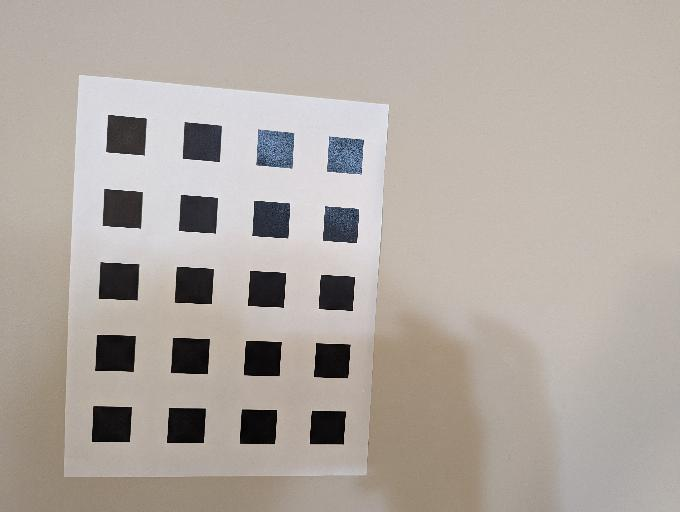
#> input picture camera_calibration/HW8-Files/Dataset2/000 (10).jpg, 680 x 512 px, given as the content of the folder C:/Users/yhosc/Desktop/ECE661/HW8/HW8-Files/Dataset1, which was not available
$ python camera_calibration.py
#> lines starting #> are read from the running program, lines starting #| are printed output that depends on the picture; after the words box and inside, x2 and y2 are one past the last pixel; in counts of white or black regions, pixels touching at a corner belong together; pictures that were not available may be replaced by others from this repository, and a replacement may not be noted
#> in calibration, image is the input picture: shape (512, 680, 3); mean B, G, R 161.8, 168.3, 176.4
#!/usr/bin/env python
# coding: utf-8

# In[10]:


import numpy as np
import matplotlib.pyplot as plt
import cv2
import math
import os
from os import listdir
from scipy.spatial import distance
from scipy import optimize
import statistics

from pathlib import Path


# In[11]:


def find_intersection(line1, line2):
    r1, theta1 = line1[0], line1[1]
    r2, theta2 = line2[0], line2[1]

    A = [[np.cos(theta1), np.sin(theta1)],
        [np.cos(theta2), np.sin(theta2)]]
    b = [r1, r2]
    x, y = np.linalg.solve(A, b)
    x, y = int(np.round(x)), int(np.round(y))
    return x, y

def draw_houghlines(image, lines):
    # Code modified from https://www.geeksforgeeks.org/line-detection-python-opencv-houghline-method/
    for line in lines:
        r, theta = line[0], line[1]
        # Stores the value of cos(theta) in a
        a = np.cos(theta)

        # Stores the value of sin(theta) in b
        b = np.sin(theta)

        # x0 stores the value rcos(theta)
        x0 = a*r

        # y0 stores the value rsin(theta)
        y0 = b*r

        # x1 stores the rounded off value of (rcos(theta)-1000sin(theta))
        x1 = int(x0 + 1000*(-b))

        # y1 stores the rounded off value of (rsin(theta)+1000cos(theta))
        y1 = int(y0 + 1000*(a))

        # x2 stores the rounded off value of (rcos(theta)+1000sin(theta))
        x2 = int(x0 - 1000*(-b))

        # y2 stores the rounded off value of (rsin(theta)-1000cos(theta))
        y2 = int(y0 - 1000*(a))

        # cv2.line draws a line in img from the point(x1,y1) to (x2,y2).
        # (0,0,255) denotes the colour of the line to be
        # drawn. In this case, it is red.
        cv2.line(image, (x1, y1), (x2, y2), (0, 255, 0), 2)
    return image

def draw_corners(image, corners, color):
    for i, corner in enumerate(corners):
        image = cv2.circle(image, corner, radius=1, color=(0, 255, 0), thickness=-1)
        image = cv2.putText(image, str(i), corner, cv2.FONT_HERSHEY_SIMPLEX, 0.5, color, 1, cv2.LINE_AA)
    return image

def corner_detection(image):
    gray = cv2.cvtColor(image, cv2.COLOR_BGR2GRAY)
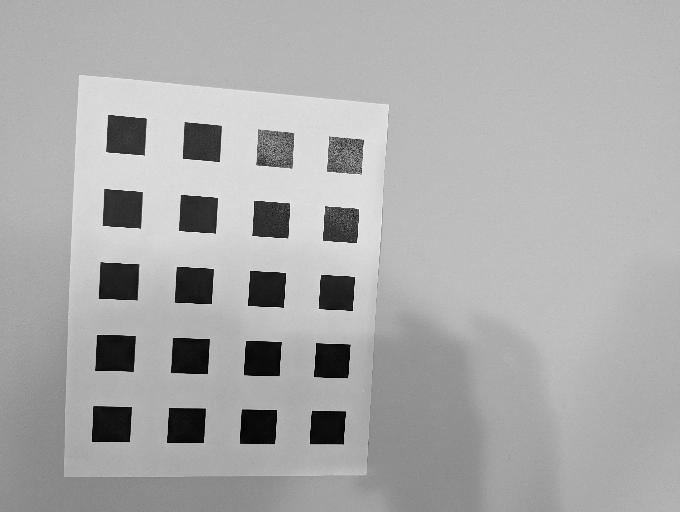
#> gray: shape (512, 680); min 0, max 254, mean 170.1
#     gray = cv2.GaussianBlur(gray, (3, 3), 1)
    edges = cv2.Canny(gray, 255*1.5, 255)
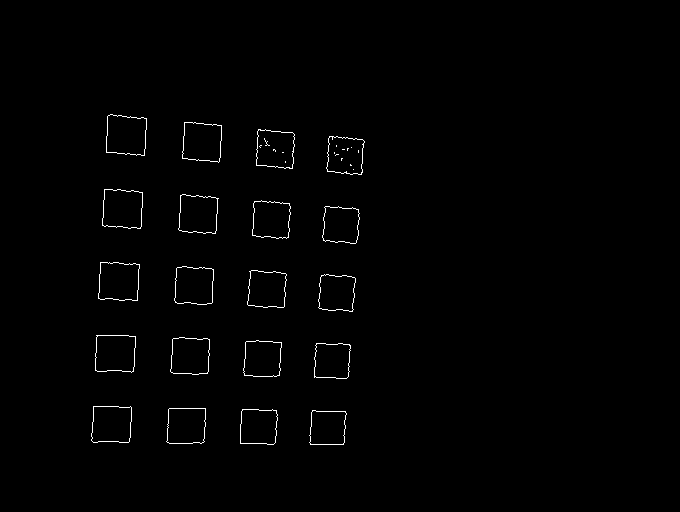
#> edges: shape (512, 680); 0.83% white in thin lines or dots, all inside (x1, y1, x2, y2) = (91, 114, 365, 445)
#     cv2.imwrite("output1/edge1.jpg", edges)

    lines = cv2.HoughLines(edges, 1, np.pi/180, 50)
#> lines = 27 rows, first 8: [152, 0.0524], [114, 0.0524], [190, 0.0524], [227, 0.0524], [405, 1.59], [142, 1.66], [366, 1.61], [373, 0.0698]
    lines = np.squeeze(lines)
#> lines = 27 pairs, first value 101 to 443, second value 0.0349 to 1.68

    tmp_img = image.copy()
    lines_img = draw_houghlines(tmp_img, lines)
#> the loop in draw_houghlines, `for line in lines:` made 27 passes
#> (r, theta, a, b, x0, y0, x1, y1) on passes 1 to 12: (152, 0.0524, 0.999, 0.0523, 151.8, 7.96, 99, 1006), (114, 0.0524, 0.999, 0.0523, 113.8, 5.97, 61, 1004), (190, 0.0524, 0.999, 0.0523, 189.7, 9.94, 137, 1008), (227, 0.0524, 0.999, 0.0523, 226.7, 11.88, 174, 1010), (405, 1.59, -0.0175, 1, -7.07, 404.9, -1006, 387), (142, 1.66, -0.0872, 0.996, -12.38, 141.5, -1008, 54), (366, 1.61, -0.0349, 0.999, -12.77, 365.8, -1012, 330), (373, 0.0698, 0.998, 0.0698, 372.1, 26.02, 302, 1023), (217, 1.64, -0.0698, 0.998, -15.14, 216.5, -1012, 146), (339, 0.0698, 0.998, 0.0698, 338.2, 23.65, 268, 1021), (304, 0.0698, 0.998, 0.0698, 303.3, 21.21, 233, 1018), (292, 1.62, -0.0523, 0.999, -15.28, 291.6, -1013, 239)
#> after the loop in draw_houghlines, `for line in lines:`:
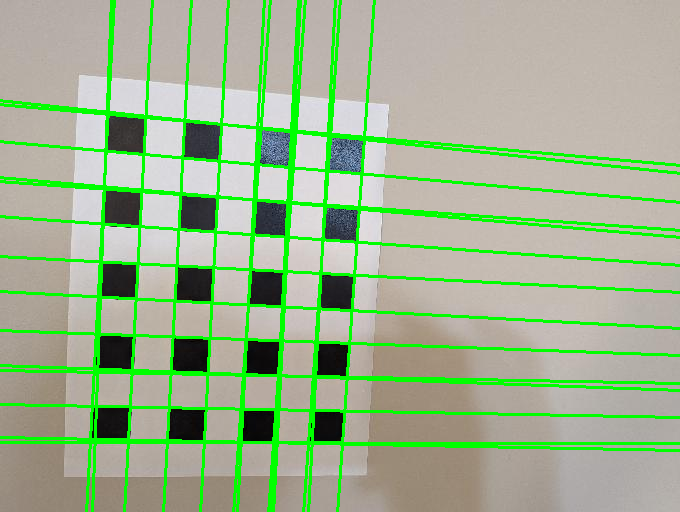
#> image: shape (512, 680, 3); mean B, G, R 142.5, 179.6, 155.6
#     cv2.imwrite("output1/line1.jpg", lines_img)

    h_lines = [line for line in lines if line[1] > np.pi/4 and line[1] < 3*np.pi/4]
#> h_lines = [[405, 1.59], [142, 1.66], [366, 1.61], [217, 1.64], [292, 1.62], [257, 1.62], [331, 1.61], [101, 1.68], [177, 1.66], [371, 1.59], [105, 1.66], [443, 1.57], [438, 1.59], [182, 1.64]]
    v_lines = [line for line in lines if line[1] <= np.pi/4 or line[1] >= 3*np.pi/4]
#> v_lines = [[152, 0.0524], [114, 0.0524], [190, 0.0524], [227, 0.0524], [373, 0.0698], [339, 0.0698], [304, 0.0698], [264, 0.0524], [335, 0.0524], [269, 0.0698], [298, 0.0524], [300, 0.0524], [111, 0.0349]]

    h_lines = sorted(h_lines, key=lambda x: x[0])
#> h_lines = [[101, 1.68], [105, 1.66], [142, 1.66], [177, 1.66], [182, 1.64], [217, 1.64], [257, 1.62], [292, 1.62], [331, 1.61], [366, 1.61], [371, 1.59], [405, 1.59], [438, 1.59], [443, 1.57]]
    v_lines = sorted(v_lines, key=lambda x: np.abs(x[0]))
#> v_lines = [[111, 0.0349], [114, 0.0524], [152, 0.0524], [190, 0.0524], [227, 0.0524], [264, 0.0524], [269, 0.0698], [298, 0.0524], [300, 0.0524], [304, 0.0698], [335, 0.0524], [339, 0.0698], [373, 0.0698]]

    corners = []
    for h_line in h_lines:
        for v_line in v_lines:
            x, y = find_intersection(h_line, v_line)
            corners.append([x, y])
#> this loop made 14 passes

    filter_corners = corners.copy()
    for corner in corners:
        if sum(np.squeeze(distance.cdist([corner], filter_corners) < 20)) > 1:
            filter_corners.remove(corner)
#> this loop made 182 passes
#> corner on passes 1 to 3: [107, 113], [108, 113], [146, 117]

    tmp_img = image.copy()
    corners_img = draw_corners(tmp_img, filter_corners, (255,255,0))
#> the loop in draw_corners, `for i, corner in enumerate(corners):` made 80 passes
#> corner on passes 1 to 12: [108, 115], [146, 118], [184, 121], [221, 125], [261, 128], [296, 131], [330, 134], [364, 137], [106, 152], [144, 155], [182, 158], [219, 162]
#> after the loop in draw_corners, `for i, corner in enumerate(corners):`:
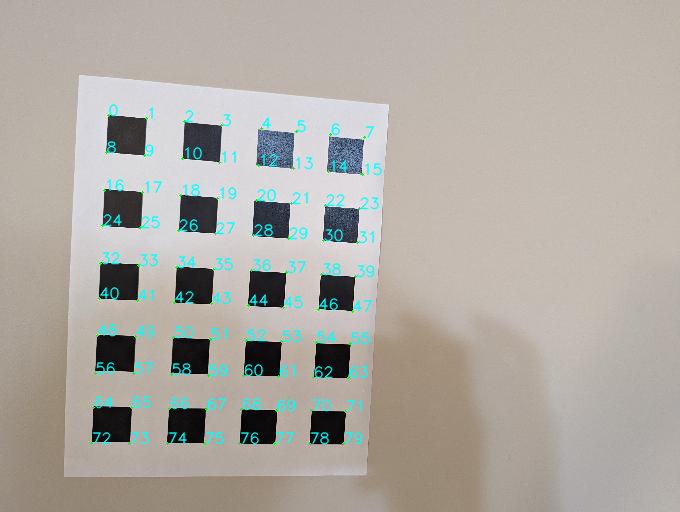
#> image: shape (512, 680, 3); mean B, G, R 163.1, 169.9, 174.1
#     cv2.imwrite("output1/corners1.jpg", corners_img)

    return filter_corners, edges, lines_img, corners_img

def make_grid(num_row, num_col, scale_x, scale_y):
    x = np.linspace(0, num_col-1, num_col) * scale_x
    y = np.linspace(0, num_row-1, num_row) * scale_y
    xv, yv = np.meshgrid(x, y)
    xv = xv.reshape((-1, 1))
    yv = yv.reshape((-1, 1))
    grid = np.concatenate((xv, yv), axis=1)
    return grid


def calculate_homography(X, Xp):
    n = len(X)
    A = np.zeros((n*2, 8))
    B = np.zeros((n*2, 1))
    for i in range(n):
        A[2*i][0] = X[i][0]
        A[2*i][1] = X[i][1]
        A[2*i][2] = 1
        A[2*i][6] = -X[i][0]*Xp[i][0]
        A[2*i][7] = -X[i][1]*Xp[i][0]
        A[2*i+1][3] = X[i][0]
        A[2*i+1][4] = X[i][1]
        A[2*i+1][5] = 1
        A[2*i+1][6] = -X[i][0]*Xp[i][1]
        A[2*i+1][7] = -X[i][1]*Xp[i][1]
        B[2*i] = Xp[i][0]
        B[2*i+1] = Xp[i][1]
    H = np.linalg.inv(A.transpose().dot(A)).dot(A.transpose()).dot(B)
    H = np.append(H, 1)
    H = H.reshape(3, 3)
    return H

def find_omega(Hs):
    V = []
    for H in Hs:
        h11, h12, h13 = H[0,0], H[1,0], H[2,0]
        h21, h22, h23 = H[0,1], H[1,1], H[2,1]
        v1 = [h11*h21, h11*h22+h12*h21, h12*h22,               h13*h21+h11*h23, h13*h22+h12*h23, h13*h23]
        v2 = [h11**2-h21**2, 2*h11*h12-2*h21*h22, h12**2-h22**2,               2*h11*h13-2*h21*h23, 2*h12*h13-2*h22*h23, h13**2-h23**2]
        V.append(v1)
        V.append(v2)
#> this loop made 1 pass
    V = np.asarray(V)
    VT_V = np.transpose(V).dot(V)

    _, _, v = np.linalg.svd(VT_V)
    b = v[-1]
    omega = np.array([[b[0], b[1], b[3]], [b[1], b[2], b[4]], [b[3], b[4], b[5]]])

    return omega

def find_k(omega):
    w11, w12, w13 = omega[0, 0], omega[0, 1], omega[0, 2]
    w21, w22, w23 = omega[1, 0], omega[1, 1], omega[1, 2]
    w31, w32, w33 = omega[2, 0], omega[2, 1], omega[2, 2]

    x0 = (w12*w13-w11*w23) / (w11*w22-w12**2)
    l = w33 - (w13**2+x0*(w12*w13-w11*w23)) / w11
#> (the run stopped early here; a loop or call above may not have finished)

$ run again, on camera_calibration/HW8-Files/Dataset2/000 (12).jpg
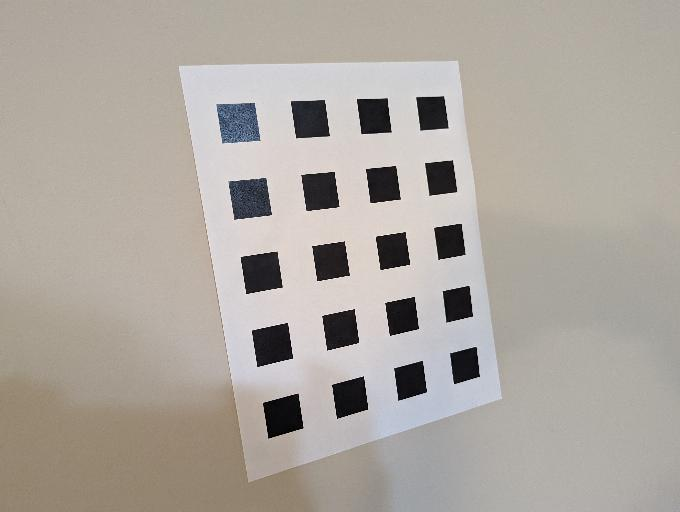
#> input picture camera_calibration/HW8-Files/Dataset2/000 (12).jpg, 680 x 512 px, given as the content of the folder C:/Users/yhosc/Desktop/ECE661/HW8/HW8-Files/Dataset1, which was not available
#> in calibration, image is the input picture: shape (512, 680, 3); mean B, G, R 159.2, 166.3, 172.7
#> in corner_detection, `edges = cv2.Canny(gray, 255*1.5, 255)`:
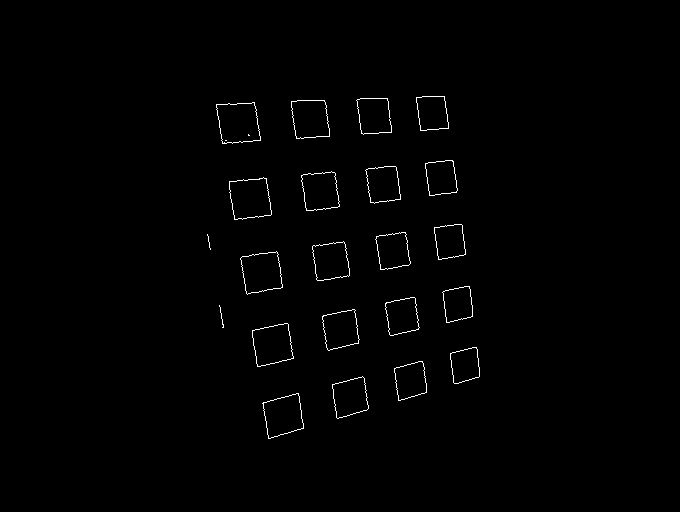
#> edges: shape (512, 680); 0.76% white in thin lines or dots, all inside (x1, y1, x2, y2) = (207, 96, 480, 439)
#> lines = 24 rows, first 8: [-197, 2.98], [-339, 3], [246, 1.45], [-369, 3], [111, 1.54], [-398, 3], [-307, 3], [457, 1.31]
#> the loop in draw_houghlines, `for line in lines:` made 24 passes
#> (r, theta, a, b, x0, y0, x1, y1) on passes 1 to 8: (-197, 2.98, -0.988, 0.156, 194.6, -30.82, 38, -1018), (-339, 3, -0.99, 0.139, 335.7, -47.18, 196, -1037), (246, 1.45, 0.122, 0.993, 29.98, 244.2, -962, 366), (-369, 3, -0.99, 0.139, 365.4, -51.35, 226, -1041), (111, 1.54, 0.0349, 0.999, 3.87, 110.9, -995, 145), (-398, 3, -0.99, 0.139, 394.1, -55.39, 254, -1045), (-307, 3, -0.99, 0.139, 304, -42.73, 164, -1032), (457, 1.31, 0.259, 0.966, 118.3, 441.4, -847, 700)
#> in corner_detection, `h_lines = [line for line in lines if line[1] > np.pi/4 and line[1] < 3..`: h_lines = [[246, 1.45], [111, 1.54], [457, 1.31], [158, 1.5], [331, 1.4], [292, 1.41], [376, 1.36], [200, 1.48], [414, 1.34], [206, 1.47], [495, 1.29], [287, 1.43]]
#> in corner_detection, `v_lines = [line for line in lines if line[1] <= np.pi/4 or line[1] >= ..`: v_lines = [[-197, 2.98], [-339, 3], [-369, 3], [-398, 3], [-307, 3], [-275, 3], [-430, 3.02], [-426, 3], [-234, 2.98], [-403, 3.02], [-240, 3], [-334, 2.98]]
#> in corner_detection, `h_lines = sorted(h_lines, key=lambda x: x[0])`: h_lines = [[111, 1.54], [158, 1.5], [200, 1.48], [206, 1.47], [246, 1.45], [287, 1.43], [292, 1.41], [331, 1.4], [376, 1.36], [414, 1.34], [457, 1.31], [495, 1.29]]
#> in corner_detection, `v_lines = sorted(v_lines, key=lambda x: np.abs(x[0]))`: v_lines = [[-197, 2.98], [-234, 2.98], [-240, 3], [-275, 3], [-307, 3], [-334, 2.98], [-339, 3], [-369, 3], [-398, 3], [-403, 3.02], [-426, 3], [-430, 3.02]]
#> the loop in corner_detection, `for h_line in h_lines:` made 12 passes
#> the loop in corner_detection, `for corner in corners:` made 144 passes
#> corner on passes 1 to 8: [216, 104], [253, 102], [257, 102], [292, 101], [324, 100], [354, 99], [356, 99], [386, 98]
#> the loop in draw_corners, `for i, corner in enumerate(corners):` made 80 passes
#> after the loop in draw_corners, `for i, corner in enumerate(corners):`:
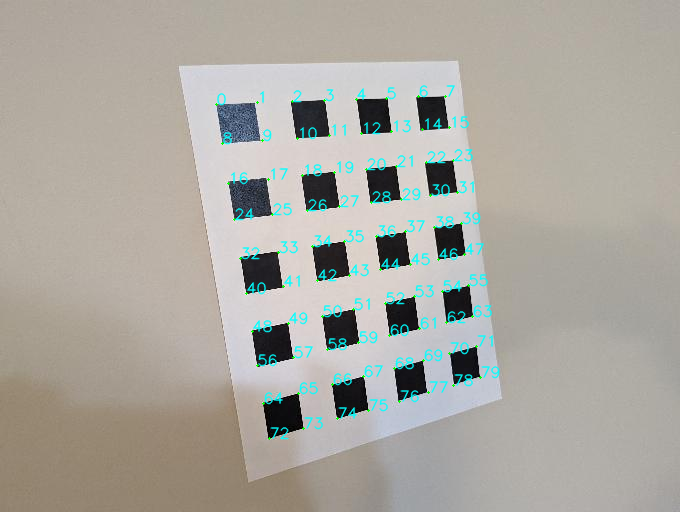
#> image: shape (512, 680, 3); mean B, G, R 160.5, 167.8, 170.3
#> the loop in find_omega, `for H in Hs:` made 1 pass

$ run again, on camera_calibration/HW8-Files/Dataset2/000 (13).jpg
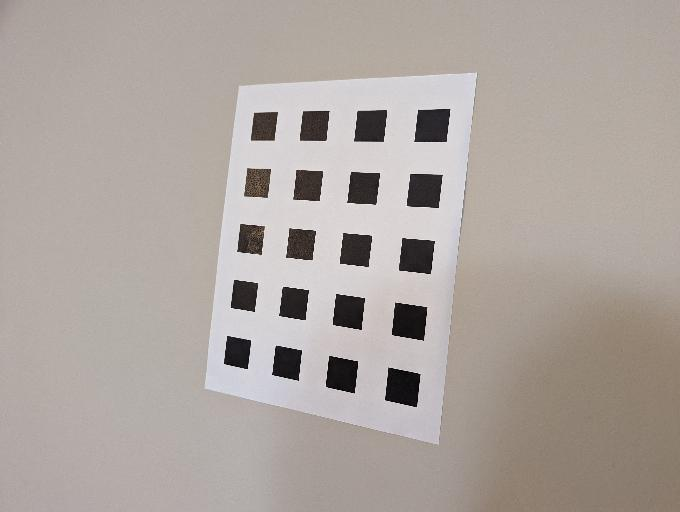
#> input picture camera_calibration/HW8-Files/Dataset2/000 (13).jpg, 680 x 512 px, given as the content of the folder C:/Users/yhosc/Desktop/ECE661/HW8/HW8-Files/Dataset1, which was not available
#> in calibration, image is the input picture: shape (512, 680, 3); mean B, G, R 159.4, 164.6, 173.2
#> in corner_detection, `edges = cv2.Canny(gray, 255*1.5, 255)`:
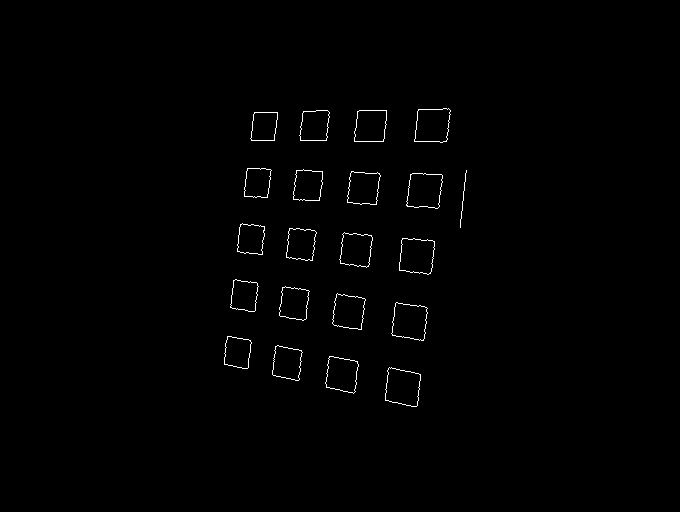
#> edges: shape (512, 680); 0.67% white in thin lines or dots, all inside (x1, y1, x2, y2) = (224, 108, 467, 407)
#> in corner_detection, `lines = cv2.HoughLines(edges, 1, np.pi/180, 50)`: lines = 26 rows, first 8: [457, 0.105], [315, 0.122], [369, 0.122], [398, 0.122], [266, 0.122], [286, 1.76], [428, 0.122], [341, 0.122]
#> in corner_detection, `lines = np.squeeze(lines)`: lines = 26 pairs, first value 116 to 481, second value 0.105 to 1.8
#> the loop in draw_houghlines, `for line in lines:` made 26 passes
#> (r, theta, a, b, x0, y0, x1, y1) on passes 1 to 8: (457, 0.105, 0.995, 0.105, 454.5, 47.77, 349, 1042), (315, 0.122, 0.993, 0.122, 312.7, 38.39, 190, 1030), (369, 0.122, 0.993, 0.122, 366.2, 44.97, 244, 1037), (398, 0.122, 0.993, 0.122, 395, 48.5, 273, 1041), (266, 0.122, 0.993, 0.122, 264, 32.42, 142, 1024), (286, 1.76, -0.191, 0.982, -54.57, 280.7, -1036, 89), (428, 0.122, 0.993, 0.122, 424.8, 52.16, 302, 1044), (341, 0.122, 0.993, 0.122, 338.5, 41.56, 216, 1034)
#> in corner_detection, `h_lines = [line for line in lines if line[1] > np.pi/4 and line[1] < 3..`: h_lines = [[286, 1.76], [202, 1.66], [244, 1.71], [159, 1.61], [262, 1.75], [116, 1.55], [141, 1.57], [220, 1.69], [303, 1.8], [166, 1.59], [183, 1.62], [178, 1.64], [135, 1.59]]
#> in corner_detection, `v_lines = [line for line in lines if line[1] <= np.pi/4 or line[1] >= ..`: v_lines = [[457, 0.105], [315, 0.122], [369, 0.122], [398, 0.122], [266, 0.122], [428, 0.122], [341, 0.122], [460, 0.122], [290, 0.122], [425, 0.105], [286, 0.105], [394, 0.105], [481, 0.105]]
#> in corner_detection, `h_lines = sorted(h_lines, key=lambda x: x[0])`: h_lines = [[116, 1.55], [135, 1.59], [141, 1.57], [159, 1.61], [166, 1.59], [178, 1.64], [183, 1.62], [202, 1.66], [220, 1.69], [244, 1.71], [262, 1.75], [286, 1.76], [303, 1.8]]
#> in corner_detection, `v_lines = sorted(v_lines, key=lambda x: np.abs(x[0]))`: v_lines = [[266, 0.122], [286, 0.105], [290, 0.122], [315, 0.122], [341, 0.122], [369, 0.122], [394, 0.105], [398, 0.122], [425, 0.105], [428, 0.122], [457, 0.105], [460, 0.122], [481, 0.105]]
#> the loop in corner_detection, `for h_line in h_lines:` made 13 passes
#> the loop in corner_detection, `for corner in corners:` made 169 passes
#> corner on passes 1 to 3: [254, 112], [276, 111], [279, 111]
#> the loop in draw_corners, `for i, corner in enumerate(corners):` made 90 passes
#> corner on passes 1 to 8: [254, 112], [279, 111], [304, 111], [330, 110], [358, 110], [388, 109], [418, 109], [450, 108]
#> after the loop in draw_corners, `for i, corner in enumerate(corners):`:
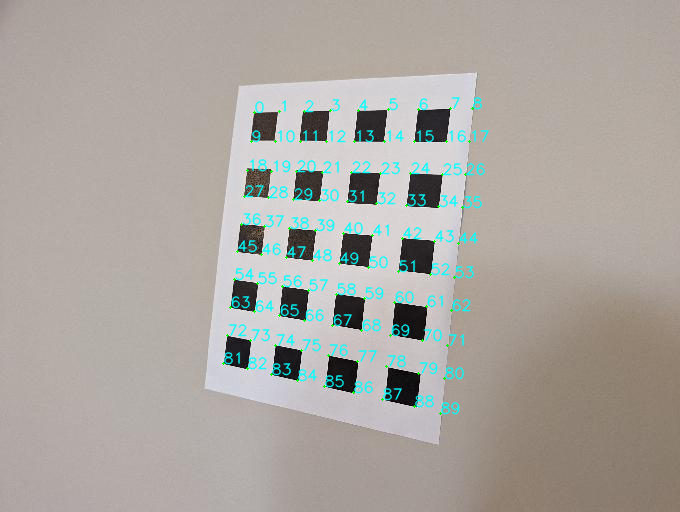
#> image: shape (512, 680, 3); mean B, G, R 160.7, 166.2, 170.2
